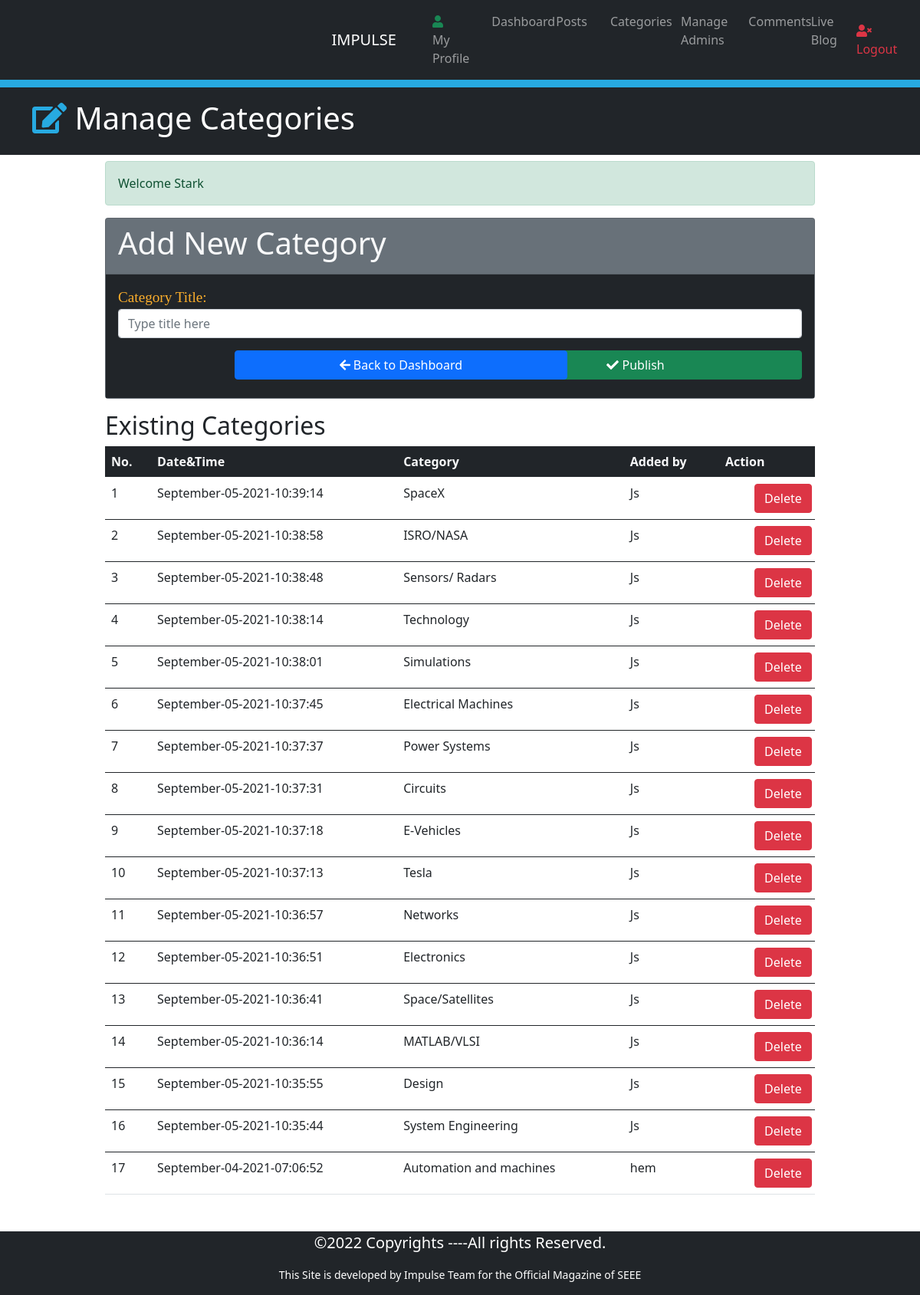
The app's page /Categories.php (signed in) with its own data.
### tables this page shows
CREATE TABLE `category` (
  `id` int(10) NOT NULL,
  `title` varchar(50) NOT NULL,
  `author` varchar(50) NOT NULL,
  `datetime` varchar(50) NOT NULL
);

### Categories.php (the view, shortened to what this page needs)
<?php
  require_once('includes/sessions.php');
?>
<!DOCTYPE html>
<html lang="en">
<head>
    <link rel="stylesheet" href="css/bootstrap.min.css">
    <link rel="stylesheet" href="css/all.min.css">
    <link rel="stylesheet" href="css/style.css">
</head>
<body>
  <nav class="navbar navbar-expand-lg navbar-dark bg-dark">
    <div class="container">
      <a href="#" class="navbar-brand">IMPULSE</a>
      <div class="collapse navbar-collapse" id="navbarcollapseCMS">
        <ul class="navbar-nav mr-auto">
          <li class="nav-item">
            <a href="myprofile.php" class="nav-link"> <i class="fas fa-user text-success"></i> My Profile</a>
          </li>
          <li class="nav-item">
            <a href="dashboard.php" class="nav-link">Dashboard</a>
          </li>
          <li class="nav-item">
            <a href="posts.php" class="nav-link">Posts</a>
          </li>
          <li class="nav-item">
            <a href="Categories.php" class="nav-link">Categories</a>
          </li>
          <li class="nav-item">
            <a href="admin.php" class="nav-link">Manage Admins</a>
          </li>
          <li class="nav-item">
            <a href="comments.php" class="nav-link">Comments</a>
          </li>
          <li class="nav-item">
            <a href="blog.php?page=1" class="nav-link" target="_blank">Live Blog</a>
          </li>
        </ul>
        <ul class="navbar-nav ms-auto">
          <li class="nav-item">
            <a href="logout.php" class="nav-link text-danger"><i class="fas fa-user-times"></i> Logout</a>
          </li>
        </ul>
      </div>
    </div>
  </nav>
  <div style="height:10px; background:#27aae1;"></div>
  <header class="bg-dark text-white py-3">
    <div class="container">
      <div class="row">
        <div class="col-md-12">
          <h1><i class="fas fa-edit" style="color:#27aae1;"></i> Manage Categories</h1>
        </div>
      </div>
    </div>
  </header>
  <section class="container py-2 mb-4">
      <div class="row">
        <div class="offset-lg-1 col-lg-10" style="min-height:400px;">
            <?php
              echo SuccessMessage();
            ?>
            <form action="Categories.php" method="post">
                <div class="card bg-secondary text-light mb-3">
                    <div class="card-header">
                        <h1>Add New Category</h1>
                    </div>
                    <div class="card-body bg-dark">
                        <div class="form-group">
                            <label  for="title"><span class="FieldInfo"> Category Title: </span></label>
                            <input class="form-control" type="text" name="CategoryTitle" id="title" placeholder="Type title here">
                        </div>
                        <div class="row pt-3">
                            <div class="col-lg-6 mb-2">
                                <a href="Dashboard.php" class="btn btn-primary w-100"><i class="fas fa-arrow-left"></i> Back to Dashboard</a>
                            </div>
                            <div class="col-lg-6 mb-2">
                                <button type="submit" name="Submit" class="btn btn-success w-100"><i class="fas fa-check"></i> Publish</button>
                            </div>
                        </div>
                    </div>
                </div>
            </form>
            <h2>Existing Categories</h2>
                <table class="table table-stripped table-hover">
                    <thead class="thead-light text-light bg-dark">
                        <th>No. </th>
                        <th>Date&Time</th>
                        <th>Category </th>
                        <th>Added by</th>
                        <th>Action</th>
                    </thead>
                    <?php
                        global $conn;
                        $sql = "SELECT * FROM category ORDER BY id desc";
                        $stmt = $conn->query($sql);
                        $stmt->execute();
                        $i = 0;
                        while($DataRows=$stmt->fetch()){
                            $CategoryId = $DataRows["id"];
                            $CategoryDate = $DataRows["datetime"];
                            $CategoryName = $DataRows["title"];
                            $CreatorName= $DataRows["author"];
                            $i++;
                    ?>
                    <tbody>
                        <tr>
                            <td><?php echo htmlentities($i);?></td>
                            <td><?php echo htmlentities($CategoryDate);?></td>
                            <td><?php echo htmlentities($CategoryName);?></td>
                            <td><?php echo htmlentities($CreatorName);?></td>
                            <td><a class="btn btn-danger" href="DeleteCategory.php?id=<?php echo $CategoryId?>">Delete</a></td>
                        </tr>
                    </tbody>
                    <?php }; ?>
                </table>
        </div>
      </div>
  </section>
  <footer class="bg-dark text-white">
    <div class="container">
      <div class="row">
        <div class="col">
          <p class="lead text-center">&copy;<span id="year"></span> Copyrights ----All rights Reserved.</p>
          <p class="text-center small">This Site is developed by Impulse Team for the Official Magazine of SEEE</p>
        </div>
      </div>
    </div>
  </footer>
</body>
</html>

### css/style.css (style rules this page uses)
.FieldInfo { color: rgb(251,174,44); font-family: Georgia, 'Times New Roman', Times, serif; font-size: 1.2em; }
a { text-decoration: none; }
.update h2,a { position: relative; font-size: 1rem; color: #252839; margin-left: 35%; -webkit-animation-stroke: 0.3vw #383d52; }
h2::before,a::before { content: attr(data-text); position: absolute; top: 0; left: 0; width: 0; height: 100%; color: #01fe87; -webkit-animation-stroke: 0.3vw #383d52; border-radius:2px solid #01fe87; overflow: hidden; animation: animate 6s linear infinite; }

### records on screen
category: datetime "September-05-2021-10:39:14", title "SpaceX", author "Js"
category: datetime "September-05-2021-10:38:58", title "ISRO/NASA", author "Js"
category: datetime "September-05-2021-10:38:48", title "Sensors/ Radars", author "Js"
category: datetime "September-05-2021-10:38:14", title "Technology", author "Js"
category: datetime "September-05-2021-10:38:01", title "Simulations", author "Js"
category: datetime "September-05-2021-10:37:45", title "Electrical Machines", author "Js"
category: datetime "September-05-2021-10:37:37", title "Power Systems", author "Js"
category: datetime "September-05-2021-10:37:31", title "Circuits", author "Js"
category: datetime "September-05-2021-10:37:18", title "E-Vehicles", author "Js"
category: datetime "September-05-2021-10:37:13", title "Tesla", author "Js"
category: datetime "September-05-2021-10:36:57", title "Networks", author "Js"
category: datetime "September-05-2021-10:36:51", title "Electronics", author "Js"
category: datetime "September-05-2021-10:36:41", title "Space/Satellites", author "Js"
category: datetime "September-05-2021-10:36:14", title "MATLAB/VLSI", author "Js"
category: datetime "September-05-2021-10:35:55", title "Design", author "Js"
category: datetime "September-05-2021-10:35:44", title "System Engineering", author "Js"
category: datetime "September-04-2021-07:06:52", title "Automation and machines", author "hem"

### other values on screen
SuccessMessage() "Welcome Stark"
